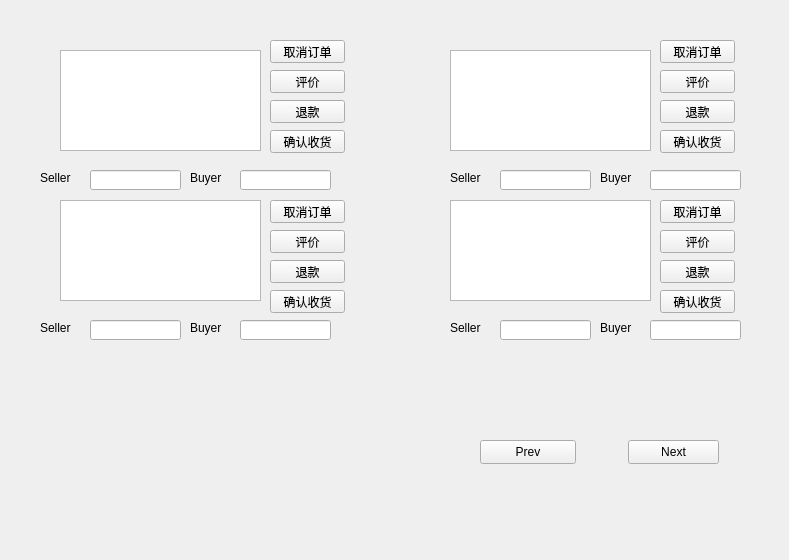
<?xml version="1.0" encoding="UTF-8"?>
<ui version="4.0">
 <class>Form</class>
 <widget class="QWidget" name="Form">
  <property name="geometry">
   <rect>
    <x>0</x>
    <y>0</y>
    <width>789</width>
    <height>560</height>
   </rect>
  </property>
  <property name="windowTitle">
   <string>Form</string>
  </property>
  <widget class="QGraphicsView" name="pro2_view">
   <property name="geometry">
    <rect>
     <x>60</x>
     <y>200</y>
     <width>201</width>
     <height>101</height>
    </rect>
   </property>
  </widget>
  <widget class="QGraphicsView" name="pro1_view">
   <property name="geometry">
    <rect>
     <x>60</x>
     <y>50</y>
     <width>201</width>
     <height>101</height>
    </rect>
   </property>
  </widget>
  <widget class="QPushButton" name="Prev_page_btn">
   <property name="geometry">
    <rect>
     <x>480</x>
     <y>440</y>
     <width>96</width>
     <height>24</height>
    </rect>
   </property>
   <property name="text">
    <string>Prev</string>
   </property>
  </widget>
  <widget class="QPushButton" name="Next_page_btn">
   <property name="geometry">
    <rect>
     <x>628</x>
     <y>440</y>
     <width>91</width>
     <height>24</height>
    </rect>
   </property>
   <property name="text">
    <string>Next</string>
   </property>
  </widget>
  <widget class="QLabel" name="label">
   <property name="geometry">
    <rect>
     <x>40</x>
     <y>170</y>
     <width>51</width>
     <height>16</height>
    </rect>
   </property>
   <property name="text">
    <string>Seller</string>
   </property>
  </widget>
  <widget class="QLineEdit" name="lineEdit">
   <property name="geometry">
    <rect>
     <x>90</x>
     <y>170</y>
     <width>91</width>
     <height>20</height>
    </rect>
   </property>
  </widget>
  <widget class="QLabel" name="label_2">
   <property name="geometry">
    <rect>
     <x>190</x>
     <y>170</y>
     <width>41</width>
     <height>16</height>
    </rect>
   </property>
   <property name="text">
    <string>Buyer</string>
   </property>
  </widget>
  <widget class="QGraphicsView" name="pro3_view_2">
   <property name="geometry">
    <rect>
     <x>450</x>
     <y>50</y>
     <width>201</width>
     <height>101</height>
    </rect>
   </property>
  </widget>
  <widget class="QGraphicsView" name="pro4_view_2">
   <property name="geometry">
    <rect>
     <x>450</x>
     <y>200</y>
     <width>201</width>
     <height>101</height>
    </rect>
   </property>
  </widget>
  <widget class="QLineEdit" name="lineEdit_2">
   <property name="geometry">
    <rect>
     <x>240</x>
     <y>170</y>
     <width>91</width>
     <height>20</height>
    </rect>
   </property>
  </widget>
  <widget class="QLineEdit" name="lineEdit_3">
   <property name="geometry">
    <rect>
     <x>650</x>
     <y>170</y>
     <width>91</width>
     <height>20</height>
    </rect>
   </property>
  </widget>
  <widget class="QLabel" name="label_3">
   <property name="geometry">
    <rect>
     <x>600</x>
     <y>170</y>
     <width>41</width>
     <height>16</height>
    </rect>
   </property>
   <property name="text">
    <string>Buyer</string>
   </property>
  </widget>
  <widget class="QLabel" name="label_4">
   <property name="geometry">
    <rect>
     <x>450</x>
     <y>170</y>
     <width>51</width>
     <height>16</height>
    </rect>
   </property>
   <property name="text">
    <string>Seller</string>
   </property>
  </widget>
  <widget class="QLineEdit" name="lineEdit_4">
   <property name="geometry">
    <rect>
     <x>500</x>
     <y>170</y>
     <width>91</width>
     <height>20</height>
    </rect>
   </property>
  </widget>
  <widget class="QLineEdit" name="lineEdit_5">
   <property name="geometry">
    <rect>
     <x>240</x>
     <y>320</y>
     <width>91</width>
     <height>20</height>
    </rect>
   </property>
  </widget>
  <widget class="QLabel" name="label_5">
   <property name="geometry">
    <rect>
     <x>190</x>
     <y>320</y>
     <width>41</width>
     <height>16</height>
    </rect>
   </property>
   <property name="text">
    <string>Buyer</string>
   </property>
  </widget>
  <widget class="QLabel" name="label_6">
   <property name="geometry">
    <rect>
     <x>40</x>
     <y>320</y>
     <width>51</width>
     <height>16</height>
    </rect>
   </property>
   <property name="text">
    <string>Seller</string>
   </property>
  </widget>
  <widget class="QLineEdit" name="lineEdit_6">
   <property name="geometry">
    <rect>
     <x>90</x>
     <y>320</y>
     <width>91</width>
     <height>20</height>
    </rect>
   </property>
  </widget>
  <widget class="QLineEdit" name="lineEdit_7">
   <property name="geometry">
    <rect>
     <x>650</x>
     <y>320</y>
     <width>91</width>
     <height>20</height>
    </rect>
   </property>
  </widget>
  <widget class="QLabel" name="label_7">
   <property name="geometry">
    <rect>
     <x>600</x>
     <y>320</y>
     <width>41</width>
     <height>16</height>
    </rect>
   </property>
   <property name="text">
    <string>Buyer</string>
   </property>
  </widget>
  <widget class="QLabel" name="label_8">
   <property name="geometry">
    <rect>
     <x>450</x>
     <y>320</y>
     <width>51</width>
     <height>16</height>
    </rect>
   </property>
   <property name="text">
    <string>Seller</string>
   </property>
  </widget>
  <widget class="QLineEdit" name="lineEdit_8">
   <property name="geometry">
    <rect>
     <x>500</x>
     <y>320</y>
     <width>91</width>
     <height>20</height>
    </rect>
   </property>
  </widget>
  <widget class="QPushButton" name="pushButton">
   <property name="geometry">
    <rect>
     <x>270</x>
     <y>260</y>
     <width>75</width>
     <height>23</height>
    </rect>
   </property>
   <property name="text">
    <string>退款</string>
   </property>
  </widget>
  <widget class="QPushButton" name="pushButton_5">
   <property name="geometry">
    <rect>
     <x>270</x>
     <y>290</y>
     <width>75</width>
     <height>23</height>
    </rect>
   </property>
   <property name="text">
    <string>确认收货</string>
   </property>
  </widget>
  <widget class="QPushButton" name="pushButton_11">
   <property name="geometry">
    <rect>
     <x>270</x>
     <y>230</y>
     <width>75</width>
     <height>23</height>
    </rect>
   </property>
   <property name="text">
    <string>评价</string>
   </property>
  </widget>
  <widget class="QPushButton" name="pushButton_13">
   <property name="geometry">
    <rect>
     <x>270</x>
     <y>200</y>
     <width>75</width>
     <height>23</height>
    </rect>
   </property>
   <property name="text">
    <string>取消订单</string>
   </property>
  </widget>
  <widget class="QPushButton" name="pushButton_14">
   <property name="geometry">
    <rect>
     <x>270</x>
     <y>40</y>
     <width>75</width>
     <height>23</height>
    </rect>
   </property>
   <property name="text">
    <string>取消订单</string>
   </property>
  </widget>
  <widget class="QPushButton" name="pushButton_15">
   <property name="geometry">
    <rect>
     <x>270</x>
     <y>70</y>
     <width>75</width>
     <height>23</height>
    </rect>
   </property>
   <property name="text">
    <string>评价</string>
   </property>
  </widget>
  <widget class="QPushButton" name="pushButton_2">
   <property name="geometry">
    <rect>
     <x>270</x>
     <y>100</y>
     <width>75</width>
     <height>23</height>
    </rect>
   </property>
   <property name="text">
    <string>退款</string>
   </property>
  </widget>
  <widget class="QPushButton" name="pushButton_6">
   <property name="geometry">
    <rect>
     <x>270</x>
     <y>130</y>
     <width>75</width>
     <height>23</height>
    </rect>
   </property>
   <property name="text">
    <string>确认收货</string>
   </property>
  </widget>
  <widget class="QPushButton" name="pushButton_16">
   <property name="geometry">
    <rect>
     <x>660</x>
     <y>200</y>
     <width>75</width>
     <height>23</height>
    </rect>
   </property>
   <property name="text">
    <string>取消订单</string>
   </property>
  </widget>
  <widget class="QPushButton" name="pushButton_12">
   <property name="geometry">
    <rect>
     <x>660</x>
     <y>230</y>
     <width>75</width>
     <height>23</height>
    </rect>
   </property>
   <property name="text">
    <string>评价</string>
   </property>
  </widget>
  <widget class="QPushButton" name="pushButton_3">
   <property name="geometry">
    <rect>
     <x>660</x>
     <y>260</y>
     <width>75</width>
     <height>23</height>
    </rect>
   </property>
   <property name="text">
    <string>退款</string>
   </property>
  </widget>
  <widget class="QPushButton" name="pushButton_7">
   <property name="geometry">
    <rect>
     <x>660</x>
     <y>290</y>
     <width>75</width>
     <height>23</height>
    </rect>
   </property>
   <property name="text">
    <string>确认收货</string>
   </property>
  </widget>
  <widget class="QPushButton" name="pushButton_8">
   <property name="geometry">
    <rect>
     <x>660</x>
     <y>130</y>
     <width>75</width>
     <height>23</height>
    </rect>
   </property>
   <property name="text">
    <string>确认收货</string>
   </property>
  </widget>
  <widget class="QPushButton" name="pushButton_17">
   <property name="geometry">
    <rect>
     <x>660</x>
     <y>40</y>
     <width>75</width>
     <height>23</height>
    </rect>
   </property>
   <property name="text">
    <string>取消订单</string>
   </property>
  </widget>
  <widget class="QPushButton" name="pushButton_4">
   <property name="geometry">
    <rect>
     <x>660</x>
     <y>100</y>
     <width>75</width>
     <height>23</height>
    </rect>
   </property>
   <property name="text">
    <string>退款</string>
   </property>
  </widget>
  <widget class="QPushButton" name="pushButton_18">
   <property name="geometry">
    <rect>
     <x>660</x>
     <y>70</y>
     <width>75</width>
     <height>23</height>
    </rect>
   </property>
   <property name="text">
    <string>评价</string>
   </property>
  </widget>
 </widget>
 <resources/>
 <connections/>
</ui>
